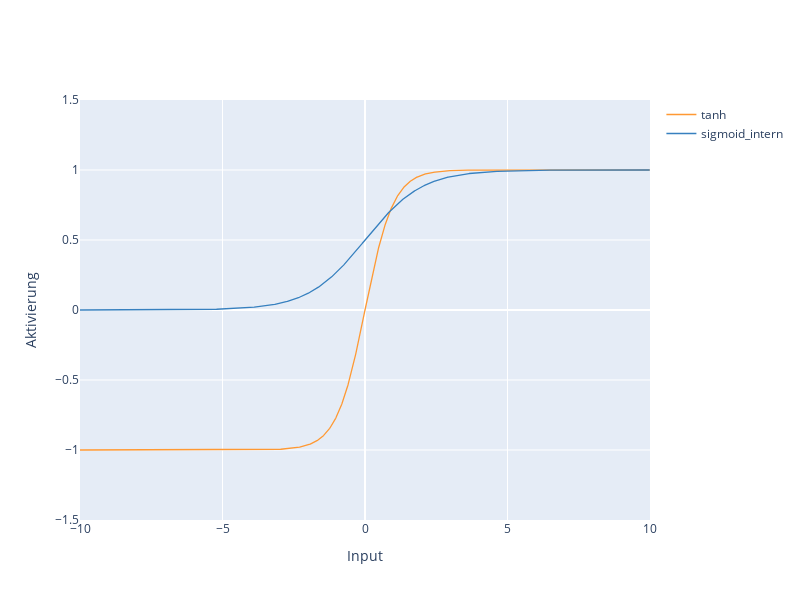

Notebook code for this chart:
### Code cell
#Den Code in dieser Zelle musst du nicht verstehen - Wichtig ist die erzeugt Visualisierung
#Layout der Graphik festlegen
aktivierung_layout = go.Layout(xaxis={'title':'Input','range':[-10.0,10.0]},
                               yaxis={'title':'Aktivierung','range':[-1.5,1.5]},
                               height=600,
                               width=800)

#Wertetabelle erzeugen
df_aktivierung = pd.DataFrame()
df_aktivierung['Input']=[x/100 for x in range(-1000, 1000)]
df_aktivierung['sigmoid_intern']=[aktivierung_sigmoid_1(x/100) for x in range(-1000, 1000)]
df_aktivierung['tanh']=[aktivierung_tanh(x/100) for x in range(-1000, 1000)]

#Werte als Graphik Visualisieren
df_aktivierung.iplot(x='Input', y=['tanh','sigmoid_intern'] , layout = aktivierung_layout)

### Figure 1 — Plotly figure (JSON) as saved in the notebook; plotly's stock layout.template omitted (floating-point values rounded to 4 significant figures; data arrays with more than 128 entries replaced by an {"elided": "..."} marker saying what was removed)
{"data": [{"line": {"color": "rgba(255, 153, 51, 1.0)", "dash": "solid", "shape": "linear", "width": 1.3}, "mode": "lines", "name": "tanh", "text": "", "type": "scatter", "x": {"elided": "2000 float values"}, "y": {"elided": "2000 float values"}}, {"line": {"color": "rgba(55, 128, 191, 1.0)", "dash": "solid", "shape": "linear", "width": 1.3}, "mode": "lines", "name": "sigmoid_intern", "text": "", "type": "scatter", "x": {"elided": "2000 float values"}, "y": {"elided": "2000 float values"}}], "layout": {"height": 600, "width": 800, "xaxis": {"range": [-10, 10], "title": {"text": "Input"}}, "yaxis": {"range": [-1.5, 1.5], "title": {"text": "Aktivierung"}}}}
